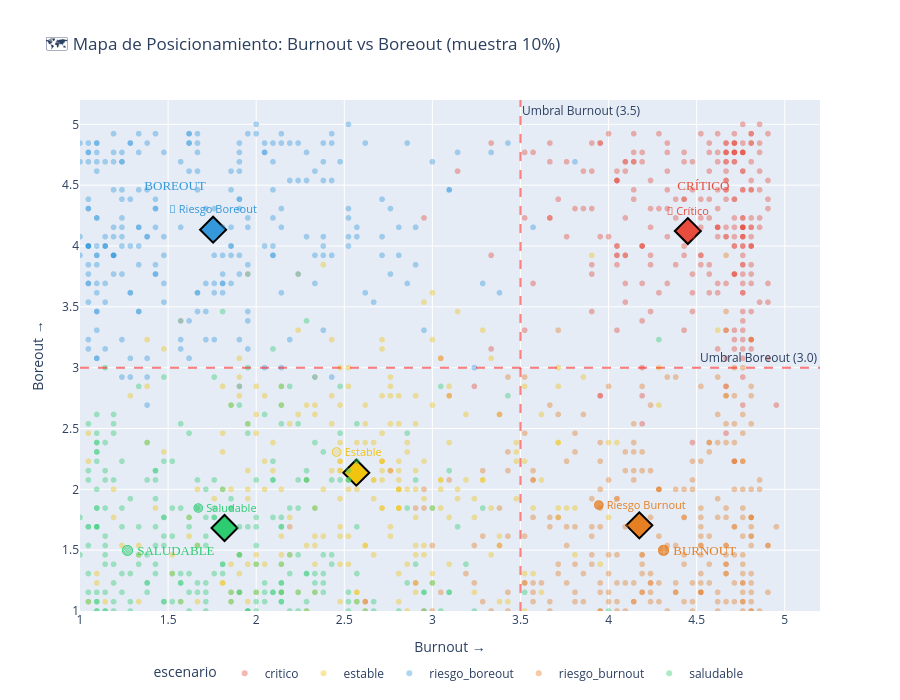

Write notebook code for a chart like this one.
### Markdown cell above
## 3. 🗺️ Mapa de Posicionamiento - Burnout vs Boreout

¿Cómo se posicionan los empleados en el espacio Burnout vs Boreout?

### Code cell
# SCATTER PLOT - BURNOUT vs BOREOUT

df_sample = df_benchmark.groupby("escenario").sample(frac=0.1, random_state=42)

print(f"📊 Muestra: {len(df_sample)} empleados (10% de cada escenario)")

fig = px.scatter(
    df_sample,
    x="kpi_burnout",
    y="kpi_boreout",
    color="escenario",
    color_discrete_map=COLORES_ESCENARIOS,
    opacity=0.4,
    title="🗺️ Mapa de Posicionamiento: Burnout vs Boreout (muestra 10%)",
    labels={"kpi_burnout": "Burnout →", "kpi_boreout": "Boreout →"},
    hover_data=["kpi_bienestar", "kpi_rotacion"]
)

# Añadir centroides por escenario
for esc in ESCENARIOS:
    centroid_x = df_benchmark[df_benchmark["escenario"] == esc]["kpi_burnout"].mean()
    centroid_y = df_benchmark[df_benchmark["escenario"] == esc]["kpi_boreout"].mean()
    
    fig.add_trace(go.Scatter(
        x=[centroid_x],
        y=[centroid_y],
        mode='markers+text',
        marker=dict(size=20, color=COLORES_ESCENARIOS[esc], symbol='diamond', line=dict(width=2, color='black')),
        text=[ETIQUETAS_ES[esc]],
        textposition='top center',
        textfont=dict(size=11, color=COLORES_ESCENARIOS[esc]),
        name=f"Centroide {ETIQUETAS_ES[esc]}",
        showlegend=False
    ))

# Líneas de umbral
fig.add_hline(y=3.0, line_dash="dash", line_color="red", opacity=0.5,
              annotation_text="Umbral Boreout (3.0)")
fig.add_vline(x=3.5, line_dash="dash", line_color="red", opacity=0.5,
              annotation_text="Umbral Burnout (3.5)")

# Etiquetas de cuadrantes
fig.add_annotation(x=1.5, y=1.5, text="🟢 SALUDABLE", showarrow=False, 
                   font_size=13, font=dict(color="#2ecc71", family="Arial Black"))
fig.add_annotation(x=4.5, y=1.5, text="🟠 BURNOUT", showarrow=False, 
                   font_size=13, font=dict(color="#e67e22", family="Arial Black"))
fig.add_annotation(x=1.5, y=4.5, text="🔵 BOREOUT", showarrow=False, 
                   font_size=13, font=dict(color="#3498db", family="Arial Black"))
fig.add_annotation(x=4.5, y=4.5, text="🔴 CRÍTICO", showarrow=False, 
                   font_size=13, font=dict(color="#e74c3c", family="Arial Black"))

fig.update_layout(
    height=700,
    width=900,
    xaxis_range=[1, 5.2],
    yaxis_range=[1, 5.2],
    legend=dict(orientation="h", yanchor="bottom", y=-0.15, xanchor="center", x=0.5)
)

fig.show()

print("""
💡 INTERPRETACIÓN:
- Cada punto es un empleado (muestra del 10%)
- Los diamantes son los centroides de cada escenario
- Los 4 cuadrantes representan los 4 estados organizacionales principales
- 🟢 Saludable: abajo-izquierda (burnout bajo, boreout bajo)
- 🟠 Burnout: abajo-derecha (burnout alto, boreout bajo)
- 🔵 Boreout: arriba-izquierda (burnout bajo, boreout alto)
- 🔴 Crítico: arriba-derecha (burnout alto, boreout alto)
""")

### Figure 1 — Plotly figure (JSON) as saved in the notebook; plotly's stock layout.template omitted (floating-point values rounded to 4 significant figures; data arrays with more than 128 entries replaced by an {"elided": "..."} marker saying what was removed)
{"data": [{"customdata": {"elided": "250x2 float values"}, "hovertemplate": "escenario=critico<br>Burnout →=%{x}<br>Boreout →=%{y}<br>kpi_bienestar=%{customdata[0]}<br>kpi_rotacion=%{customdata[1]}<extra></extra>", "legendgroup": "critico", "marker": {"color": "#e74c3c", "opacity": 0.4, "symbol": "circle"}, "mode": "markers", "name": "critico", "showlegend": true, "type": "scattergl", "x": {"elided": "250 float values"}, "xaxis": "x", "y": {"elided": "250 float values"}, "yaxis": "y"}, {"customdata": {"elided": "250x2 float values"}, "hovertemplate": "escenario=estable<br>Burnout →=%{x}<br>Boreout →=%{y}<br>kpi_bienestar=%{customdata[0]}<br>kpi_rotacion=%{customdata[1]}<extra></extra>", "legendgroup": "estable", "marker": {"color": "#f1c40f", "opacity": 0.4, "symbol": "circle"}, "mode": "markers", "name": "estable", "showlegend": true, "type": "scattergl", "x": {"elided": "250 float values"}, "xaxis": "x", "y": {"elided": "250 float values"}, "yaxis": "y"}, {"customdata": {"elided": "250x2 float values"}, "hovertemplate": "escenario=riesgo_boreout<br>Burnout →=%{x}<br>Boreout →=%{y}<br>kpi_bienestar=%{customdata[0]}<br>kpi_rotacion=%{customdata[1]}<extra></extra>", "legendgroup": "riesgo_boreout", "marker": {"color": "#3498db", "opacity": 0.4, "symbol": "circle"}, "mode": "markers", "name": "riesgo_boreout", "showlegend": true, "type": "scattergl", "x": {"elided": "250 float values"}, "xaxis": "x", "y": {"elided": "250 float values"}, "yaxis": "y"}, {"customdata": {"elided": "250x2 float values"}, "hovertemplate": "escenario=riesgo_burnout<br>Burnout →=%{x}<br>Boreout →=%{y}<br>kpi_bienestar=%{customdata[0]}<br>kpi_rotacion=%{customdata[1]}<extra></extra>", "legendgroup": "riesgo_burnout", "marker": {"color": "#e67e22", "opacity": 0.4, "symbol": "circle"}, "mode": "markers", "name": "riesgo_burnout", "showlegend": true, "type": "scattergl", "x": {"elided": "250 float values"}, "xaxis": "x", "y": {"elided": "250 float values"}, "yaxis": "y"}, {"customdata": {"elided": "250x2 float values"}, "hovertemplate": "escenario=saludable<br>Burnout →=%{x}<br>Boreout →=%{y}<br>kpi_bienestar=%{customdata[0]}<br>kpi_rotacion=%{customdata[1]}<extra></extra>", "legendgroup": "saludable", "marker": {"color": "#2ecc71", "opacity": 0.4, "symbol": "circle"}, "mode": "markers", "name": "saludable", "showlegend": true, "type": "scattergl", "x": {"elided": "250 float values"}, "xaxis": "x", "y": {"elided": "250 float values"}, "yaxis": "y"}, {"marker": {"color": "#2ecc71", "line": {"color": "black", "width": 2}, "size": 20, "symbol": "diamond"}, "mode": "markers+text", "name": "Centroide 🟢 Saludable", "showlegend": false, "text": ["🟢 Saludable"], "textfont": {"color": "#2ecc71", "size": 11}, "textposition": "top center", "type": "scatter", "x": [1.82], "y": [1.682]}, {"marker": {"color": "#f1c40f", "line": {"color": "black", "width": 2}, "size": 20, "symbol": "diamond"}, "mode": "markers+text", "name": "Centroide 🟡 Estable", "showlegend": false, "text": ["🟡 Estable"], "textfont": {"color": "#f1c40f", "size": 11}, "textposition": "top center", "type": "scatter", "x": [2.568], "y": [2.137]}, {"marker": {"color": "#e67e22", "line": {"color": "black", "width": 2}, "size": 20, "symbol": "diamond"}, "mode": "markers+text", "name": "Centroide 🟠 Riesgo Burnout", "showlegend": false, "text": ["🟠 Riesgo Burnout"], "textfont": {"color": "#e67e22", "size": 11}, "textposition": "top center", "type": "scatter", "x": [4.174], "y": [1.704]}, {"marker": {"color": "#3498db", "line": {"color": "black", "width": 2}, "size": 20, "symbol": "diamond"}, "mode": "markers+text", "name": "Centroide 🔵 Riesgo Boreout", "showlegend": false, "text": ["🔵 Riesgo Boreout"], "textfont": {"color": "#3498db", "size": 11}, "textposition": "top center", "type": "scatter", "x": [1.755], "y": [4.134]}, {"marker": {"color": "#e74c3c", "line": {"color": "black", "width": 2}, "size": 20, "symbol": "diamond"}, "mode": "markers+text", "name": "Centroide 🔴 Crítico", "showlegend": false, "text": ["🔴 Crítico"], "textfont": {"color": "#e74c3c", "size": 11}, "textposition": "top center", "type": "scatter", "x": [4.45], "y": [4.123]}], "layout": {"annotations": [{"showarrow": false, "text": "Umbral Boreout (3.0)", "x": 1, "xanchor": "right", "xref": "x domain", "y": 3, "yanchor": "bottom", "yref": "y"}, {"showarrow": false, "text": "Umbral Burnout (3.5)", "x": 3.5, "xanchor": "left", "xref": "x", "y": 1, "yanchor": "top", "yref": "y domain"}, {"font": {"color": "#2ecc71", "family": "Arial Black", "size": 13}, "showarrow": false, "text": "🟢 SALUDABLE", "x": 1.5, "y": 1.5}, {"font": {"color": "#e67e22", "family": "Arial Black", "size": 13}, "showarrow": false, "text": "🟠 BURNOUT", "x": 4.5, "y": 1.5}, {"font": {"color": "#3498db", "family": "Arial Black", "size": 13}, "showarrow": false, "text": "🔵 BOREOUT", "x": 1.5, "y": 4.5}, {"font": {"color": "#e74c3c", "family": "Arial Black", "size": 13}, "showarrow": false, "text": "🔴 CRÍTICO", "x": 4.5, "y": 4.5}], "height": 700, "legend": {"orientation": "h", "title": {"text": "escenario"}, "tracegroupgap": 0, "x": 0.5, "xanchor": "center", "y": -0.15, "yanchor": "bottom"}, "shapes": [{"line": {"color": "red", "dash": "dash"}, "opacity": 0.5, "type": "line", "x0": 0, "x1": 1, "xref": "x domain", "y0": 3, "y1": 3, "yref": "y"}, {"line": {"color": "red", "dash": "dash"}, "opacity": 0.5, "type": "line", "x0": 3.5, "x1": 3.5, "xref": "x", "y0": 0, "y1": 1, "yref": "y domain"}], "title": {"text": "🗺️ Mapa de Posicionamiento: Burnout vs Boreout (muestra 10%)"}, "width": 900, "xaxis": {"anchor": "y", "domain": [0, 1], "range": [1, 5.2], "title": {"text": "Burnout →"}}, "yaxis": {"anchor": "x", "domain": [0, 1], "range": [1, 5.2], "title": {"text": "Boreout →"}}}}
